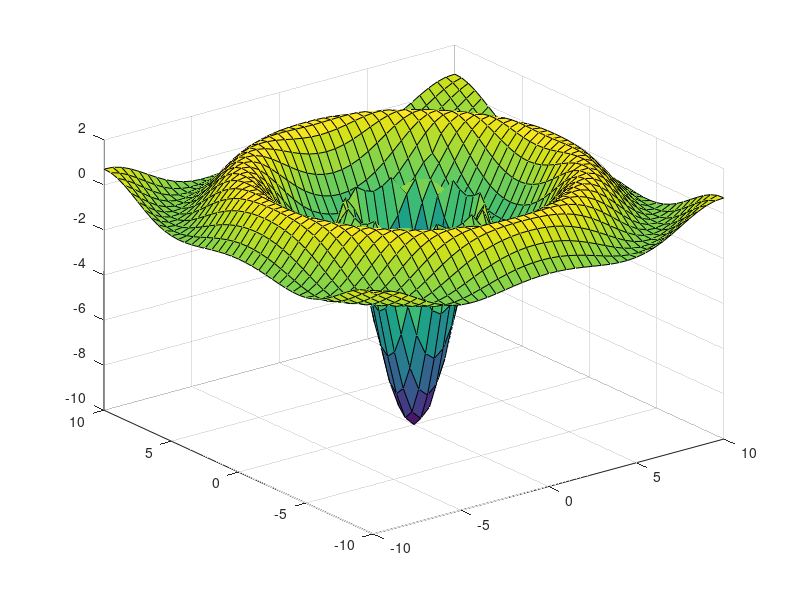

MATLAB code to generate this figure: (Note: this script raises an error after producing the figure.)
%==========================================================================
%   DESCRIPTION: Solve shortest path problem with RRT P4
%
%   AUTHOR: jjimenez
%   DATE: 11/22/2018
%==========================================================================
 close all; clear all; clc;
%%
%--------------------------------------------------------------------------
%                       Initiaize Arena
%--------------------------------------------------------------------------
max_step = 0.2;
end_criteria = 1; % Norm of the error in position before we say we have acheived in finding a path to the goal

robot_init = [-10;0];
robot_goal = [7;0];
robot = robot_init;

[i_x,i_y] = meshgrid(-10:0.5:10, -10:0.5:10);
%information = i_y.*sin(i_x) - i_x .* cos(i_y);
information = sinc(sqrt((i_x/pi).^2+(i_y/pi).^2));

information = 10.*information;
information(13:30,13:30) =-1.* abs(information(13:30,13:30));
% information(12:31,12:31) =-1.* abs(information(12:31,12:31));
%information(10:33,1:33) =-1.* abs(information(10:33,1:33));
%information = information - max(information(:));
figure;
surf(i_x, i_y, information)


tree = {};
tree = append_node(tree,robot_init,0);
%%
i = 1;
ii = 0;
add_flag = 0;
closest_node = 1;
%figure('pos', [2000 100 1200 900]);
figure;
plot(robot(1), robot(2) ,'.r', 'MarkerSize', 15); hold on;
plot(robot_goal(1), robot_goal(2) ,'.g', 'MarkerSize', 15);
surf(i_x, i_y, information)

  while(1)
    q = -10 + (20)*rand(2,1);   % Sample from configuration space
    mindist = 10000;
     for i=1:length(tree)
        %------------------------------------------------------------------
        %           Check minimum distance
        %------------------------------------------------------------------
        if ii == 1
            dist = norm(tree{i}.p);
        else  
            
            a = atan2(q(2)-tree{i}.p(2), q(1)-tree{i}.p(1));
            max_x = max_step*cos(a);
            max_y = max_step*sin(a);
            qpossible = [(tree{i}.p(1) + max_x); (tree{i}.p(2) + max_y)];
            
            [~, tix] = max(i_x(1,find(i_x(1,:)<= tree{i}.p(1))));
            [~, tiy] = max(i_y(1,find(i_y(1,:)<= tree{i}.p(2))));

            
%             dist = norm(q - tree{i}.p) - 0.217*information(tix,tiy);%; - norm(robot_goal - tree{i}.p);
            %dist = norm(q - tree{i}.p) - information(tix,tiy);%- information(qix,qiy);
            dist = norm(q - tree{i}.p) - 0.8*information(tix,tiy);% + 0.3*norm(robot_goal - tree{i}.p);
        end
        if (dist < mindist)
            mindist = dist;
            closest_node = i;
        end    
     end
    
    %----------------------------------------------------------------------
    %               Take a step in direction of "q"
    %----------------------------------------------------------------------
    a = atan2(q(2)-tree{closest_node}.p(2), q(1)-tree{closest_node}.p(1));
    max_x = max_step*cos(a);
    max_y = max_step*sin(a);
    qnew = [(tree{closest_node}.p(1) + max_x); (tree{closest_node}.p(2) + max_y)];
    if (norm(q-tree{closest_node}.p) <= norm(qnew - tree{closest_node}.p))
        qnew = q;
    end
   
    %----------------------------------------------------------------------
    %               Collision checking
    %----------------------------------------------------------------------

   
    tree = append_node(tree,qnew,closest_node);
    i = length(tree);
    robotm = qnew;
    add_flag = 1;
    
    
%     plot(q(1), q(2), '.'); % Plots q_rand but its commented out to unclutter the figure
    if add_flag == 1
        plot([tree{closest_node}.p(1) qnew(1)], [tree{closest_node}.p(2) qnew(2)], 'k');
%         surf(i_x, i_y, information)
        
        add_flag = 0;
    end
    title(['Iterations: ', num2str(ii), ' Maximum Step Size: ', num2str(max_step)]);
    axis([-10 10 -10 10])
    pause(eps)
    
    % Ending condition
    if (norm(qnew - robot_goal)< end_criteria)
            break
    end
    
    ii = ii+1;
end

i = length(tree);
        P(:,1) = tree{i}.p;
        while 1
            i = tree{i}.parent_pointer;
            if i == 0
                figure
                surf(i_x,i_y,information); hold on;
                plot(robot_goal(1), robot_goal(2), '.g', 'MarkerSize', 15);
                plot3(P(1,:), P(2,:), max(information(:)).*ones(1,length(P)),'r', 'LineWidth', 5);
                hold off;
                title('RRT Path')
                axis([-10 10 -10 10])
                return
            end
            P = [tree{i}.p P];
        end
   %}     

